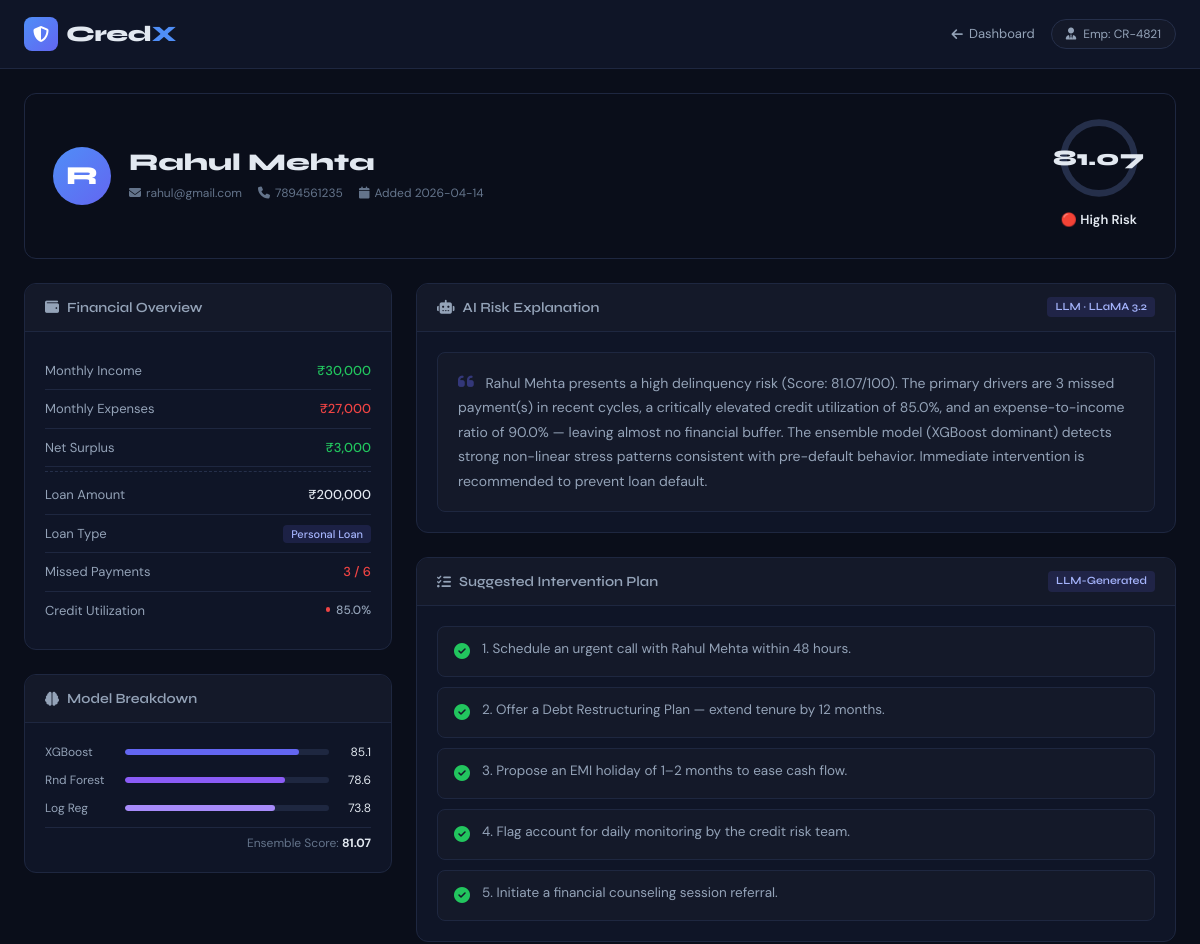
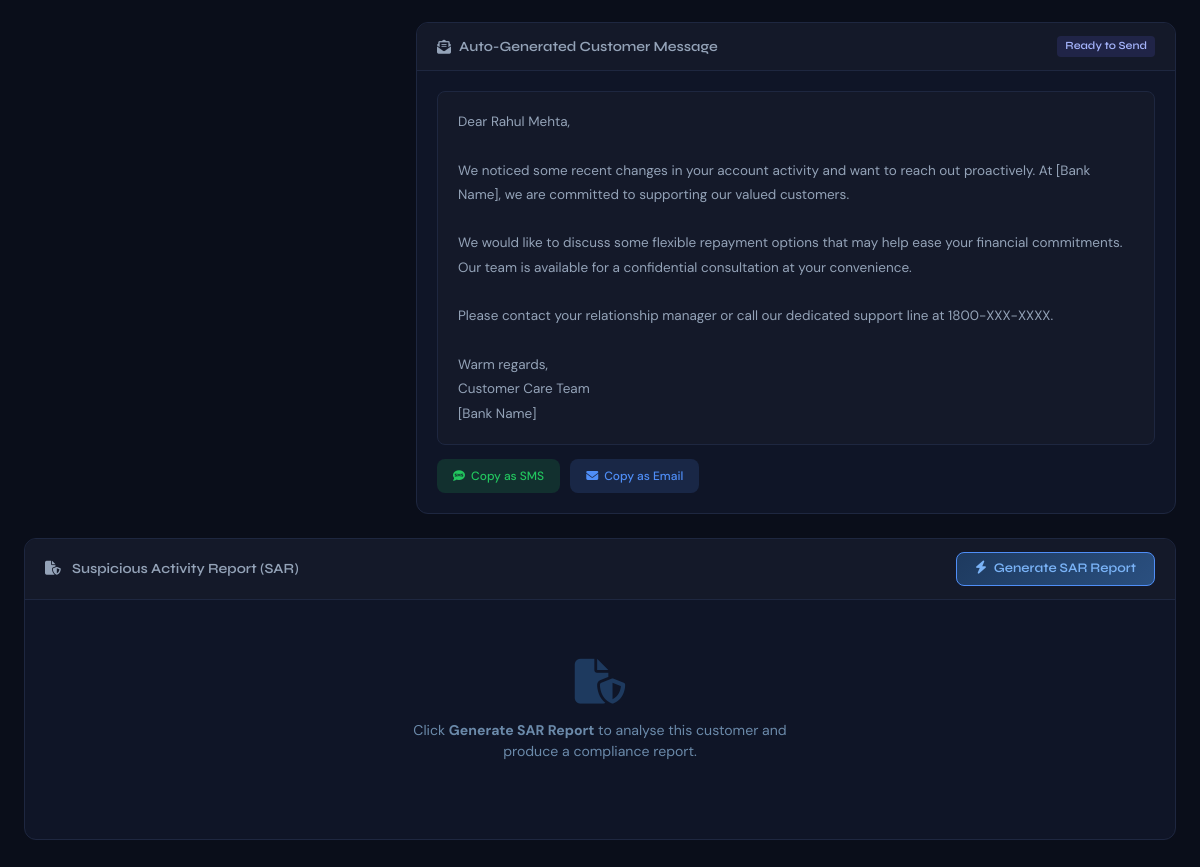
The app's page /customer/5 with its own data (2 pictures, top to bottom).
### tables this page shows
CREATE TABLE customers (
        id INTEGER PRIMARY KEY AUTOINCREMENT,
        name TEXT,
        income REAL,
        expenses REAL,
        missed_payments INTEGER,
        credit_utilization REAL,
        loan_amount REAL,
        loan_type TEXT,
        email TEXT,
        phone TEXT,
        added_on TEXT,
        risk_score REAL,
        risk_category TEXT
    );

### app.py (the view)
@app.route("/customer/<int:customer_id>")
def customer_detail(customer_id):
    conn = get_conn()
    conn.row_factory = sqlite3.Row
    cur = conn.cursor()
    cur.execute("SELECT * FROM customers WHERE id = ?", (customer_id,))
    row = cur.fetchone()
    conn.close()
    if row is None:
        return "Customer not found", 404
    customer = dict(row)
    service = RiskService()
    result = service.evaluate(customer)
    customer["risk_score"] = result["risk_score"]
    customer["shap"] = result.get("shap", {})  # 'shap' is not returned by the engine; default to empty dict
    explanation, intervention, message = generate_llm_explanation(
        customer, customer["risk_score"], customer["risk_category"]
    )
    customer["explanation"] = explanation
    customer["intervention"] = intervention
    customer["message"] = message
    return render_template("customer_detail.html", customer=customer)

### db/connection.py (called while the page is built)
def get_conn():
    conn = sqlite3.connect(DB_PATH)
    conn.row_factory = sqlite3.Row
    return conn

### feature_engineering/features.py (called while the page is built)
    @staticmethod
    def _safe_div(a, b):
        return float(a) / float(b) if b not in [0, None] else 0.0

    @staticmethod
    def debt_to_income(income, expenses, loan_amount):
        emi_proxy = loan_amount * 0.02  # standardized assumption
        return FeatureEngine._safe_div(expenses + emi_proxy, income)

    @staticmethod
    def utilization_risk(utilization):
        return min(max(utilization / 100.0, 0.0), 1.0)

    @staticmethod
    def payment_risk(missed_payments):
        return min((missed_payments ** 1.5) / 10.0, 1.0)

    @staticmethod
    def expense_pressure(income, expenses):
        return FeatureEngine._safe_div(expenses, income)

    @staticmethod
    def financial_stress(dti, util_risk, pay_risk, expense_pressure):
        return float(
            (0.30 * dti) +
            (0.30 * util_risk) +
            (0.25 * pay_risk) +
            (0.15 * expense_pressure)
        )

    @staticmethod
    def build(data) -> FeatureVector:
        income = float(data["income"])
        expenses = float(data["expenses"])
        loan_amount = float(data.get("loan_amount", 0))
        utilization = float(data["credit_utilization"])
        missed = float(data["missed_payments"])
        dti = FeatureEngine.debt_to_income(income, expenses, loan_amount)
        util_risk = FeatureEngine.utilization_risk(utilization)
        pay_risk = FeatureEngine.payment_risk(missed)
        exp_pressure = FeatureEngine.expense_pressure(income, expenses)
        stress = FeatureEngine.financial_stress(
            dti, util_risk, pay_risk, exp_pressure
        )
        return FeatureVector(
            dti=dti,
            utilization_risk=util_risk,
            payment_risk=pay_risk,
            expense_pressure=exp_pressure,
            financial_stress_index=stress
        )

### ml_engine/models/gb.py (called while the page is built)
    def predict_proba(self, f):
        base = (
            1.5 * f.dti +
            2.0 * f.payment_risk +
            1.2 * f.utilization_risk
        )
        return min(base / 5.0, 1.0)

### ml_engine/models/gru.py (called while the page is built)
    def predict_proba(self, f):
        memory_risk = (
            0.5 * f.payment_risk +
            0.3 * f.utilization_risk +
            0.2 * f.dti
        )
        return min(memory_risk ** 1.1, 1.0)

### services/risk_service.py (called while the page is built)
    def evaluate(self, raw_data: dict):
        return self.engine.predict(raw_data)

### templates/customer_detail.html (shortened to what this page needs)
<!DOCTYPE html>
<html lang="en">
<head>
  <link href="https://cdn.jsdelivr.net/npm/bootstrap@5.3.0/dist/css/bootstrap.min.css" rel="stylesheet"/>
  <link href="https://cdnjs.cloudflare.com/ajax/libs/font-awesome/6.4.0/css/all.min.css" rel="stylesheet"/>
  <link rel="stylesheet" href="{{ url_for('static', filename='styles.css') }}"/>
</head>
<body>
<nav class="navbar navbar-expand-lg credx-navbar">
  <div class="container-fluid px-4">
    <a class="navbar-brand d-flex align-items-center gap-2" href="/">
      <div class="brand-icon"><i class="fa-solid fa-shield-halved"></i></div>
      <span class="brand-text">Cred<span class="brand-x">X</span></span>
    </a>
    <div class="navbar-nav ms-auto d-flex flex-row align-items-center gap-3">
      <a href="/" class="nav-back"><i class="fa-solid fa-arrow-left"></i> Dashboard</a>
      <div class="employee-chip"><i class="fa-solid fa-user-tie"></i><span>Emp: CR-4821</span></div>
    </div>
  </div>
</nav>
<div class="container-fluid px-4 py-4">
  <div class="profile-banner profile-{{ customer.risk_color }} mb-4">
    <div class="pb-left">
      <div class="pb-avatar">{{ customer.name[0] }}</div>
      <div>
        <h2 class="pb-name">{{ customer.name }}</h2>
        <div class="pb-meta">
          <span><i class="fa-solid fa-envelope"></i> {{ customer.email }}</span>
          <span><i class="fa-solid fa-phone"></i> {{ customer.phone }}</span>
          <span><i class="fa-solid fa-calendar"></i> Added {{ customer.added_on }}</span>
        </div>
      </div>
    </div>
    <div class="pb-right">
      <div class="pb-score-wrap">
        <svg class="pb-ring" viewBox="0 0 36 36">
          <path class="ring-bg" d="M18 2.0845 a 15.9155 15.9155 0 0 1 0 31.831 a 15.9155 15.9155 0 0 1 0 -31.831"/>
          <path class="ring-fill ring-{{ customer.risk_color }}" stroke-dasharray="{{ customer.risk_score }}, 100" d="M18 2.0845 a 15.9155 15.9155 0 0 1 0 31.831 a 15.9155 15.9155 0 0 1 0 -31.831"/>
        </svg>
        <div class="pb-score">{{ customer.risk_score }}</div>
      </div>
      <div class="pb-badge badge-risk badge-{{ customer.risk_color }}">
        {% if customer.risk_category == "High Risk" %}🔴{% elif customer.risk_category == "Medium Risk" %}🟡{% else %}🟢{% endif %}
        {{ customer.risk_category }}
      </div>
    </div>
  </div>
  <div class="row g-4">
    <div class="col-lg-4">
      <div class="detail-card mb-4">
        <div class="detail-card-header"><i class="fa-solid fa-wallet"></i> Financial Overview</div>
        <div class="detail-card-body">
          <div class="fin-row">
            <span class="fin-label">Monthly Income</span>
            <span class="fin-val fin-green">₹{{ "{:,.0f}".format(customer.income) }}</span>
          </div>
          <div class="fin-row">
            <span class="fin-label">Monthly Expenses</span>
            <span class="fin-val fin-red">₹{{ "{:,.0f}".format(customer.expenses) }}</span>
          </div>
          <div class="fin-row">
            <span class="fin-label">Net Surplus</span>
            <span class="fin-val {% if customer.income - customer.expenses > 0 %}fin-green{% else %}fin-red{% endif %}">
              ₹{{ "{:,.0f}".format(customer.income - customer.expenses) }}
            </span>
          </div>
          <div class="fin-divider"></div>
          <div class="fin-row">
            <span class="fin-label">Loan Amount</span>
            <span class="fin-val">₹{{ "{:,.0f}".format(customer.loan_amount) }}</span>
          </div>
          <div class="fin-row">
            <span class="fin-label">Loan Type</span>
            <span class="fin-val"><span class="loan-tag">{{ customer.loan_type }}</span></span>
          </div>
          <div class="fin-row">
            <span class="fin-label">Missed Payments</span>
            <span class="fin-val {% if customer.missed_payments >= 3 %}fin-red{% elif customer.missed_payments >= 1 %}fin-amber{% else %}fin-green{% endif %}">
              {{ customer.missed_payments }} / 6
            </span>
          </div>
          <div class="fin-row align-items-start">
            <span class="fin-label">Credit Utilization</span>
            <span class="fin-val">
              <div class="util-bar-wrap">
                <div class="util-bar" style="width:{{ customer.credit_utilization }}%; background: {% if customer.credit_utilization > 75 %}#ef4444{% elif customer.credit_utilization > 50 %}#f59e0b{% else %}#22c55e{% endif %}"></div>
                <span class="util-num">{{ customer.credit_utilization }}%</span>
              </div>
            </span>
          </div>
        </div>
      </div>
      <div class="detail-card mb-4">
        <div class="detail-card-header"><i class="fa-solid fa-brain"></i> Model Breakdown</div>
        <div class="detail-card-body">
          {% set xgb_score = [customer.risk_score * 1.05, 100] | min %}
          {% set rf_score = customer.risk_score * 0.97 %}
          {% set lr_score = customer.risk_score * 0.91 %}
          <div class="model-row">
            <span class="model-name">XGBoost</span>
            <div class="model-bar-wrap">
              <div class="model-bar" style="width:{{ xgb_score }}%; background:#6366f1"></div>
            </div>
            <span class="model-score">{{ "%.1f"|format(xgb_score) }}</span>
          </div>
          <div class="model-row">
            <span class="model-name">Rnd Forest</span>
            <div class="model-bar-wrap">
              <div class="model-bar" style="width:{{ rf_score }}%; background:#8b5cf6"></div>
            </div>
            <span class="model-score">{{ "%.1f"|format(rf_score) }}</span>
          </div>
          <div class="model-row">
            <span class="model-name">Log Reg</span>
            <div class="model-bar-wrap">
              <div class="model-bar" style="width:{{ lr_score }}%; background:#a78bfa"></div>
            </div>
            <span class="model-score">{{ "%.1f"|format(lr_score) }}</span>
          </div>
          <div class="model-ensemble">
            Ensemble Score: <strong>{{ customer.risk_score }}</strong>
          </div>
        </div>
      </div>
    </div>
    <div class="col-lg-8">
      <div class="detail-card mb-4">
        <div class="detail-card-header">
          <i class="fa-solid fa-robot"></i> AI Risk Explanation
          <span class="llm-badge">LLM · LLaMA 3.2</span>
        </div>
        <div class="detail-card-body">
          <div class="ai-explanation">
            <i class="fa-solid fa-quote-left quote-icon"></i>
            {{ customer.explanation }}
          </div>
        </div>
      </div>
      <div class="detail-card mb-4">
        <div class="detail-card-header">
          <i class="fa-solid fa-list-check"></i> Suggested Intervention Plan
          <span class="llm-badge">LLM-Generated</span>
        </div>
        <div class="detail-card-body">
          <div class="intervention-list">
            {% for line in customer.intervention.split('\n') %}
            {% if line.strip() %}
            <div class="intervention-item">
              <div class="int-bullet {{ 'int-high' if customer.risk_color == 'danger' else ('int-medium' if customer.risk_color == 'warning' else 'int-low') }}">
                <i class="fa-solid fa-check-circle"></i>
              </div>
              <span>{{ line.strip() }}</span>
            </div>
            {% endif %}
            {% endfor %}
          </div>
        </div>
      </div>
      <div class="detail-card mb-4">
        <div class="detail-card-header">
          <i class="fa-solid fa-envelope-open-text"></i> Auto-Generated Customer Message
          <span class="llm-badge">Ready to Send</span>
        </div>
        <div class="detail-card-body">
          <div class="message-draft" id="messageDraft">{{ customer.message }}</div>
          <div class="message-actions">
            <button class="msg-btn msg-btn-sms" onclick="copyMsg('SMS')"><i class="fa-solid fa-comment-sms"></i> Copy as SMS</button>
            <button class="msg-btn msg-btn-email" onclick="copyMsg('Email')"><i class="fa-solid fa-envelope"></i> Copy as Email</button>
          </div>
        </div>
      </div>
    </div>
  </div>
  <div class="detail-card mb-5" id="sarSection">
    <div class="detail-card-header d-flex align-items-center justify-content-between">
      <span><i class="fa-solid fa-file-shield me-2"></i> Suspicious Activity Report (SAR)</span>
      <button class="sar-gen-btn" id="sarBtn" onclick="generateSAR()">
        <i class="fa-solid fa-bolt me-1"></i> Generate SAR Report
      </button>
    </div>
    <div class="detail-card-body" id="sarIdle">
      <div class="sar-idle-wrap">
        <i class="fa-solid fa-file-shield sar-idle-icon"></i>
        <p class="sar-idle-text">Click <strong>Generate SAR Report</strong> to analyse this customer and produce a compliance report.</p>
      </div>
    </div>
  </div>
</div>
</body>
</html>

### templates/customer_detail.html (style rules this page uses)
.sar-gen-btn { background: linear-gradient(135deg,#1e3a5f,#2a4f7f); border: 1px solid #4f8ef7; color: #7ab3f7; border-radius: 8px; padding: 6px 18px; font-size: 0.82rem; font-weight: 600; cursor: pointer; transition: all .2s; }
.sar-idle-wrap { display:flex; flex-direction:column; align-items:center; justify-content:center; padding:2.5rem 1rem; text-align:center; }
.sar-idle-icon { font-size:2.8rem; color:#1e3a5f; margin-bottom:1rem; }
.sar-idle-text { color:#6b8aaa; font-size:0.88rem; max-width:420px; }

### records on screen
customers: name "R", name "Rahul Mehta", email "rahul@gmail.com", phone "7894561235", added_on "2026-04-14", risk_score "81.07", risk_category "High Risk", income "30,000", expenses "27,000", customer.income-customer.expenses "3,000", loan_amount "200,000", loan_type "Personal Loan", missed_payments "3", credit_utilization "85.0"

### other values on screen
{{ "%.1f"|format(xgb_score) }} "85.1"
{{ "%.1f"|format(rf_score) }} "78.6"
{{ "%.1f"|format(lr_score) }} "73.8"
{{ line.strip() }} "1. Schedule an urgent call with Rahul Mehta within 48 hours." "2. Offer a Debt Restructuring Plan — extend tenure by 12 months." "3. Propose an EMI holiday of 1–2 months to ease cash flow." "4. Flag account for daily monitoring by the credit risk team." "5. Initiate a financial counseling session referral."
